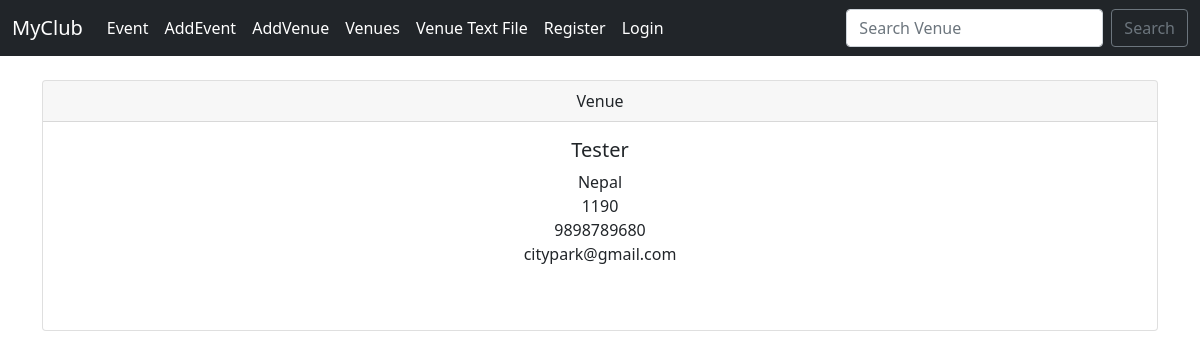
The page /show_venues/3 on the database its author committed.
### app/models.py (models this page shows)
class Venue(models.Model):
    name =models.CharField(max_length=100)
    address =models.CharField(max_length=300)
    Zip_code =models.CharField('Zip Code', max_length=100)
    phone_number = models.CharField('Contact number',max_length=100 , blank =True)
    web = models.URLField('Website Address', blank = True)
    email_address = models.EmailField('Email address', blank = True)
    venue_image = models.ImageField(null = True , blank = True, upload_to = "images/")
    def __str__(self):
        return self.name

### app/views.py (the view)
# urls.py: path('show_venues/<venue_id>',views.show_venues, name = 'show_venues'),
def show_venues(request, venue_id):
    venue = Venue.objects.get(pk =venue_id )
    context = { 'venue' : venue }
    return render(request,'events/venue_list.html' , context)

### templates/events/venue_list.html (shortened to what this page needs)
{% extends 'events/base.html' %}
{% block content %}
<center>
  <div class="card">
    <div class="card-header">
      Venue
    </div>
    <div class="card-body">
      <h5 class="card-title">{{ venue }}</h5>
      <p class="card-text">
    {{ venue.address }}<br/>
    {{ venue.Zip_code }}<br/>
    {{ venue.phone_number }}<br/>
    {{ venue.email_address }}<br/>
    <a href="{{ venue.web }}">{{ venue.web }}</a><br/>
    <br>
    </center>
  </div>
{% endblock%}

### rows shown on the page
Venue: name "Tester", address "Nepal", Zip_code "1190", phone_number "9898789680", email_address "citypark@gmail.com"
